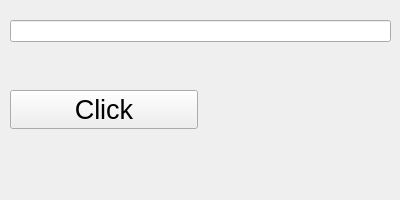
<?xml version="1.0" encoding="UTF-8"?>
<ui version="4.0">
 <class>Form</class>
 <widget class="QWidget" name="Form">
  <property name="geometry">
   <rect>
    <x>0</x>
    <y>0</y>
    <width>400</width>
    <height>200</height>
   </rect>
  </property>
  <property name="windowTitle">
   <string>Line Edit with Qt Designer</string>
  </property>
  <widget class="QWidget" name="layoutWidget">
   <property name="geometry">
    <rect>
     <x>10</x>
     <y>20</y>
     <width>381</width>
     <height>151</height>
    </rect>
   </property>
   <layout class="QVBoxLayout" name="verticalLayout">
    <item>
     <widget class="QLineEdit" name="lineEdit">
      <property name="text">
       <string/>
      </property>
     </widget>
    </item>
    <item>
     <layout class="QHBoxLayout" name="horizontalLayout">
      <item>
       <widget class="QPushButton" name="pushButton">
        <property name="font">
         <font>
          <pointsize>20</pointsize>
         </font>
        </property>
        <property name="text">
         <string>Click</string>
        </property>
       </widget>
      </item>
      <item>
       <widget class="QLabel" name="label">
        <property name="font">
         <font>
          <pointsize>20</pointsize>
          <bold>true</bold>
         </font>
        </property>
        <property name="text">
         <string/>
        </property>
       </widget>
      </item>
     </layout>
    </item>
   </layout>
  </widget>
 </widget>
 <resources/>
 <connections/>
</ui>
